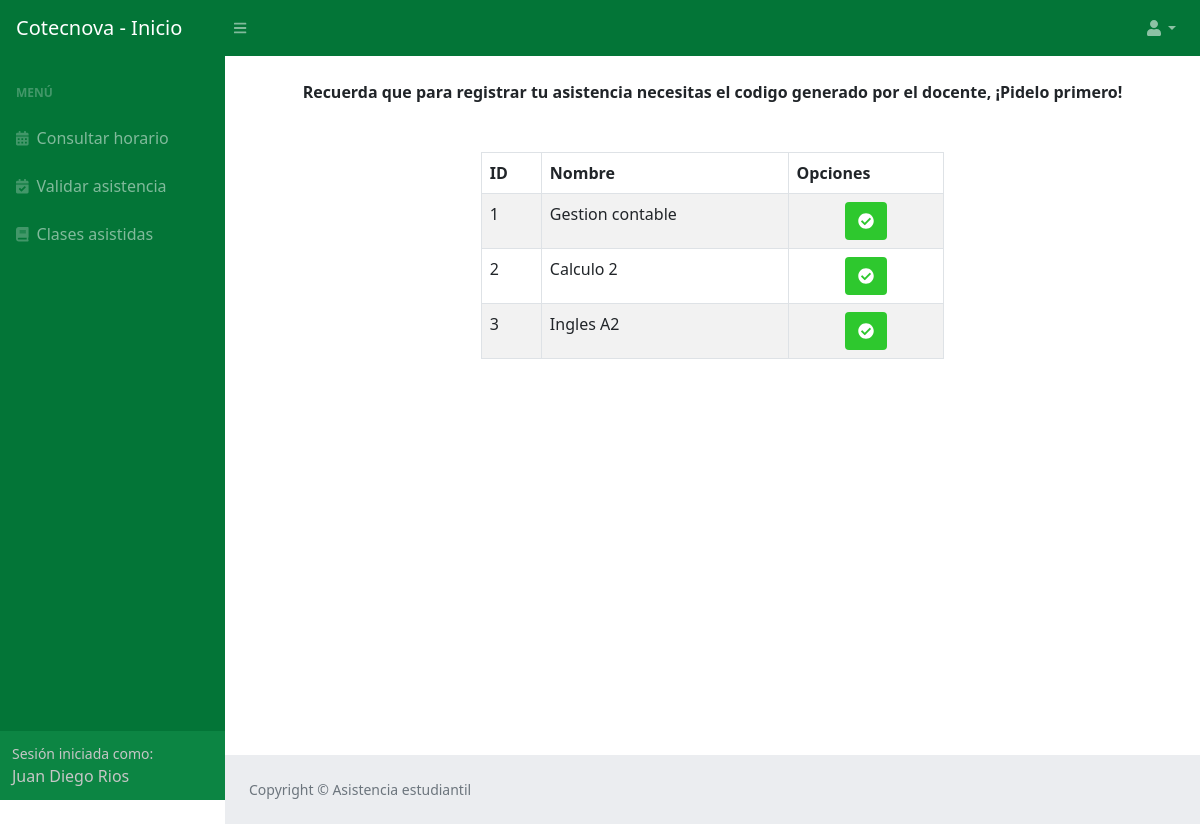
Screenshot of /validar_asistencia.php (signed in) with the database file from the repository.
### tables this page shows
CREATE TABLE `materia` (
  `id_materia` int(11) NOT NULL COMMENT 'Id de la materia',
  `nombre` varchar(45) NOT NULL COMMENT 'Nombre de la materia',
  `estado` int(11) NOT NULL COMMENT 'Activo o inactivo'
);

### Modelo/MySQL.php (called while the page is built, shortened)
<?php
class MySQL{
    private $hostname  = "localhost";
    private $user = "root";
    private $password = "";
    private $database = "asistencia";
    private $conexion;
    public function conectar(){
        $this->conexion = mysqli_connect($this->hostname, $this->user, $this->password, $this->database);
    }
    public function efectuarConsulta($consulta){
        mysqli_query($this->conexion, "SET lc_time_names = 'es_ES'" );
        mysqli_query($this->conexion, "SET NAMES 'utf8'");
        mysqli_query($this->conexion, "SET CHARACTER 'utf8'");
       $this->resultadoConsulta = mysqli_query($this->conexion, $consulta);
        return $this->resultadoConsulta;
    }
}

### validar_asistencia.php (the view, shortened to what this page needs)
<!DOCTYPE html>
<html lang="en">
<head>
    <link href="css/style2.css" rel="stylesheet" />
    <link href="css/styles.css" rel="stylesheet" />
</head>
<body class="sb-nav-fixed">
    <div id="container">
        <?php
        if (isset($_SESSION['tipousuario'])) {
            include("header_index.php");
        ?>
    </div>
    <?php
        require_once 'Modelo/MySQL.php';
        $mysql = new MySQL;
        $mysql->conectar();
        $id_estudiante = $_SESSION['idEstudiante'];
        $seleccionmateria = $mysql->efectuarConsulta("SELECT estudiante.id_estudiante, grupo.Estudiante_id_estudiante, materia.nombre as nombremateria, materia.id_materia FROM estudiante JOIN grupo on estudiante.id_estudiante = grupo.Estudiante_id_estudiante join clase on clase.Grupo_id_grupo = grupo.id_grupo join materia on materia.id_materia = clase.Materia_id_materia where estudiante.id_estudiante = " . $id_estudiante . " group by id_materia");
    }
    if ($_SESSION['tipousuario'] == 1) {
    ?>
    <br>
    <div id="layoutSidenav">
        <div id="layoutSidenav_content">
            <main>
                <div class="container-fluid px-4">
                    <div class="row">
                        <center>
                            <b>
                                <p class="mb-4">
                                    Recuerda que para registrar tu asistencia necesitas el codigo generado
                                    por el docente, ¡Pidelo primero!
                                </p>
                            </b>
                        </center>
                    </div>
                    <br>
                    <div class="row">
                        <center>
                            <div class="col-md-6 col-md-offset-3">
                                <table id="" class="table table-striped table-bordered" style="width:100%">
                                    <thead>
                                        <tr>
                                            <th scope="col">ID</th>
                                            <th scope="col">Nombre</th>
                                            <th scope="col">Opciones</th>
                                        </tr>
                                    </thead>
                                    <tbody>
                                        <tr>
                                            <?php
                                            while ($valores1 = mysqli_fetch_assoc($seleccionmateria)) {
                                                $id_materia = $valores1['id_materia'];
                                            ?>
                                            <td><?php echo $valores1['id_materia'] ?></td>
                                            <td><?php echo $valores1['nombremateria'] ?></td>
                                            <td>
                                                <div class="text-center">
                                                    <a class="btn" style="background-color: #2EC82E;color: white" href='validar_asistencia2.php?id_materia=<?php echo $id_materia; ?>' role="button"><i class="fas fa-check-circle "></i></a>
                                                </div>
                                            </td>
                                        </tr>
                                            <?php
                                            }
                                            ?>
                                    </tbody>
                                </table>
                            </div>
                        </center>
                    </div>
                </div>
            </main>
        <footer class="py-4 bg-light mt-auto">
            <div class="container-fluid px-4">
                <div class="d-flex align-items-center justify-content-between small">
                    <div class="text-muted">Copyright &copy; Asistencia estudiantil</div>
                </div>
            </div>
        </footer>
    </div>
    </div>
<?php
        } else {
            header("refresh:0;url=login.php");
        }
?>
</body>
</html>

### rows the page displays
materia: id_materia "1", nombre "Gestion contable"
materia: id_materia "2", nombre "Calculo 2"
materia: id_materia "3", nombre "Ingles A2"

### other values shown
$_SESSION['nombre'] "Juan Diego"
$_SESSION['apellido'] "Rios"
